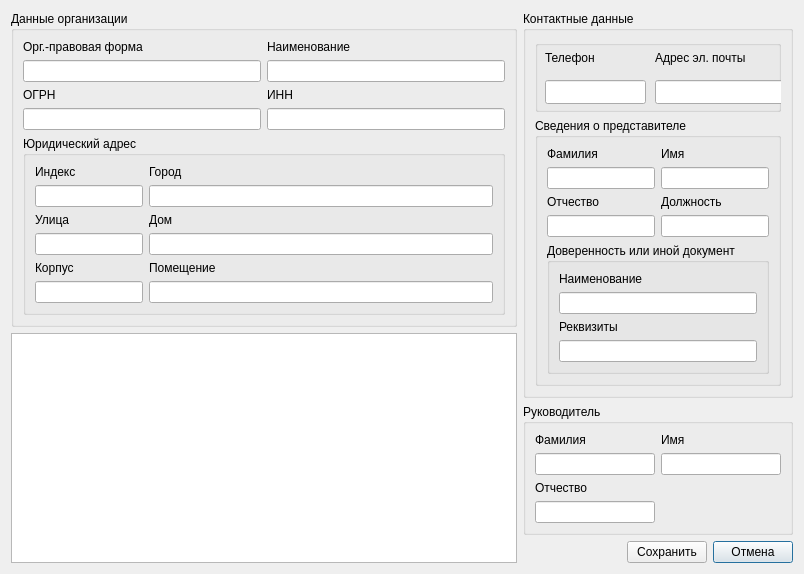
<?xml version="1.0" encoding="UTF-8"?>
<ui version="4.0">
 <class>yurClientView</class>
 <widget class="QDialog" name="yurClientView">
  <property name="geometry">
   <rect>
    <x>0</x>
    <y>0</y>
    <width>804</width>
    <height>574</height>
   </rect>
  </property>
  <property name="windowTitle">
   <string>Dialog</string>
  </property>
  <layout class="QGridLayout" name="gridLayout_5">
   <item row="0" column="0">
    <widget class="QGroupBox" name="groupBox">
     <property name="sizePolicy">
      <sizepolicy hsizetype="Preferred" vsizetype="Maximum">
       <horstretch>0</horstretch>
       <verstretch>0</verstretch>
      </sizepolicy>
     </property>
     <property name="title">
      <string>Данные организации</string>
     </property>
     <layout class="QGridLayout" name="gridLayout_3">
      <item row="0" column="1">
       <widget class="QLabel" name="label_3">
        <property name="text">
         <string>Наименование</string>
        </property>
       </widget>
      </item>
      <item row="3" column="1">
       <widget class="QLineEdit" name="lineInn"/>
      </item>
      <item row="2" column="1" alignment="Qt::AlignTop">
       <widget class="QLabel" name="label_5">
        <property name="text">
         <string>ИНН</string>
        </property>
       </widget>
      </item>
      <item row="4" column="0" colspan="2">
       <widget class="QGroupBox" name="groupBox_2">
        <property name="title">
         <string>Юридический адрес</string>
        </property>
        <layout class="QFormLayout" name="formLayout">
         <item row="0" column="0">
          <widget class="QLabel" name="label_6">
           <property name="text">
            <string>Индекс</string>
           </property>
          </widget>
         </item>
         <item row="0" column="1">
          <widget class="QLabel" name="label_7">
           <property name="text">
            <string>Город</string>
           </property>
          </widget>
         </item>
         <item row="1" column="0">
          <widget class="QLineEdit" name="lineInd"/>
         </item>
         <item row="1" column="1">
          <widget class="QLineEdit" name="lineCity"/>
         </item>
         <item row="2" column="0">
          <widget class="QLabel" name="label_8">
           <property name="text">
            <string>Улица</string>
           </property>
          </widget>
         </item>
         <item row="2" column="1">
          <widget class="QLabel" name="label_9">
           <property name="text">
            <string>Дом</string>
           </property>
          </widget>
         </item>
         <item row="3" column="0">
          <widget class="QLineEdit" name="lineStreet"/>
         </item>
         <item row="3" column="1">
          <widget class="QLineEdit" name="lineBld"/>
         </item>
         <item row="4" column="0">
          <widget class="QLabel" name="label_10">
           <property name="text">
            <string>Корпус</string>
           </property>
          </widget>
         </item>
         <item row="4" column="1">
          <widget class="QLabel" name="label_11">
           <property name="text">
            <string>Помещение</string>
           </property>
          </widget>
         </item>
         <item row="5" column="0">
          <widget class="QLineEdit" name="lineCorp"/>
         </item>
         <item row="5" column="1">
          <widget class="QLineEdit" name="lineRoom"/>
         </item>
        </layout>
       </widget>
      </item>
      <item row="1" column="1">
       <widget class="QLineEdit" name="lineCompany"/>
      </item>
      <item row="0" column="0">
       <widget class="QLabel" name="label_2">
        <property name="text">
         <string>Орг.-правовая форма</string>
        </property>
       </widget>
      </item>
      <item row="1" column="0">
       <widget class="QLineEdit" name="lineOpf"/>
      </item>
      <item row="2" column="0" alignment="Qt::AlignTop">
       <widget class="QLabel" name="label_4">
        <property name="text">
         <string>ОГРН</string>
        </property>
       </widget>
      </item>
      <item row="3" column="0" alignment="Qt::AlignTop">
       <widget class="QLineEdit" name="lineOgrn"/>
      </item>
     </layout>
    </widget>
   </item>
   <item row="1" column="0" rowspan="3">
    <widget class="QTextEdit" name="textNotes"/>
   </item>
   <item row="0" column="1" rowspan="2" colspan="4">
    <widget class="QGroupBox" name="groupBox_3">
     <property name="title">
      <string>Контактные данные</string>
     </property>
     <layout class="QGridLayout" name="gridLayout_2">
      <item row="0" column="0">
       <widget class="QGroupBox" name="groupBox_7">
        <property name="sizePolicy">
         <sizepolicy hsizetype="Expanding" vsizetype="Expanding">
          <horstretch>0</horstretch>
          <verstretch>0</verstretch>
         </sizepolicy>
        </property>
        <property name="title">
         <string/>
        </property>
        <widget class="QLabel" name="label_12">
         <property name="geometry">
          <rect>
           <x>10</x>
           <y>10</y>
           <width>81</width>
           <height>16</height>
          </rect>
         </property>
         <property name="text">
          <string>Телефон</string>
         </property>
        </widget>
        <widget class="QLabel" name="label_13">
         <property name="geometry">
          <rect>
           <x>120</x>
           <y>10</y>
           <width>141</width>
           <height>16</height>
          </rect>
         </property>
         <property name="text">
          <string>Адрес эл. почты</string>
         </property>
        </widget>
        <widget class="QLineEdit" name="lineTel">
         <property name="geometry">
          <rect>
           <x>10</x>
           <y>40</y>
           <width>101</width>
           <height>24</height>
          </rect>
         </property>
         <property name="sizePolicy">
          <sizepolicy hsizetype="Expanding" vsizetype="Expanding">
           <horstretch>0</horstretch>
           <verstretch>0</verstretch>
          </sizepolicy>
         </property>
        </widget>
        <widget class="QLineEdit" name="lineEmail">
         <property name="geometry">
          <rect>
           <x>120</x>
           <y>40</y>
           <width>151</width>
           <height>24</height>
          </rect>
         </property>
         <property name="sizePolicy">
          <sizepolicy hsizetype="Expanding" vsizetype="Minimum">
           <horstretch>0</horstretch>
           <verstretch>0</verstretch>
          </sizepolicy>
         </property>
        </widget>
       </widget>
      </item>
      <item row="1" column="0">
       <widget class="QGroupBox" name="groupBox_4">
        <property name="title">
         <string>Сведения о представителе</string>
        </property>
        <layout class="QGridLayout" name="gridLayout">
         <item row="3" column="0">
          <widget class="QLineEdit" name="lineMiddel"/>
         </item>
         <item row="4" column="0" colspan="2">
          <widget class="QGroupBox" name="groupBox_5">
           <property name="title">
            <string>Доверенность или иной документ</string>
           </property>
           <layout class="QVBoxLayout" name="verticalLayout_2">
            <item>
             <widget class="QLabel" name="label_18">
              <property name="text">
               <string>Наименование</string>
              </property>
             </widget>
            </item>
            <item>
             <widget class="QLineEdit" name="lineDoc"/>
            </item>
            <item>
             <widget class="QLabel" name="label_19">
              <property name="text">
               <string>Реквизиты</string>
              </property>
             </widget>
            </item>
            <item>
             <widget class="QLineEdit" name="lineReqs"/>
            </item>
           </layout>
          </widget>
         </item>
         <item row="1" column="1">
          <widget class="QLineEdit" name="lineNamedel">
           <property name="sizePolicy">
            <sizepolicy hsizetype="Fixed" vsizetype="Expanding">
             <horstretch>0</horstretch>
             <verstretch>0</verstretch>
            </sizepolicy>
           </property>
          </widget>
         </item>
         <item row="2" column="0">
          <widget class="QLabel" name="label_16">
           <property name="text">
            <string>Отчество</string>
           </property>
          </widget>
         </item>
         <item row="2" column="1">
          <widget class="QLabel" name="label_17">
           <property name="text">
            <string>Должность</string>
           </property>
          </widget>
         </item>
         <item row="0" column="0">
          <widget class="QLabel" name="label_14">
           <property name="text">
            <string>Фамилия</string>
           </property>
          </widget>
         </item>
         <item row="1" column="0">
          <widget class="QLineEdit" name="lineSurdel">
           <property name="sizePolicy">
            <sizepolicy hsizetype="Fixed" vsizetype="Expanding">
             <horstretch>0</horstretch>
             <verstretch>0</verstretch>
            </sizepolicy>
           </property>
          </widget>
         </item>
         <item row="0" column="1">
          <widget class="QLabel" name="label_15">
           <property name="text">
            <string>Имя</string>
           </property>
          </widget>
         </item>
         <item row="3" column="1">
          <widget class="QLineEdit" name="lineDel"/>
         </item>
        </layout>
       </widget>
      </item>
     </layout>
    </widget>
   </item>
   <item row="2" column="1" colspan="4">
    <widget class="QGroupBox" name="groupBox_6">
     <property name="title">
      <string>Руководитель</string>
     </property>
     <layout class="QGridLayout" name="gridLayout_4">
      <item row="0" column="0">
       <widget class="QLabel" name="label_20">
        <property name="text">
         <string>Фамилия</string>
        </property>
       </widget>
      </item>
      <item row="0" column="1">
       <widget class="QLabel" name="label_21">
        <property name="text">
         <string>Имя</string>
        </property>
       </widget>
      </item>
      <item row="1" column="0">
       <widget class="QLineEdit" name="lineBsur"/>
      </item>
      <item row="1" column="1">
       <widget class="QLineEdit" name="lineBname"/>
      </item>
      <item row="2" column="0">
       <widget class="QLabel" name="label_22">
        <property name="text">
         <string>Отчество</string>
        </property>
       </widget>
      </item>
      <item row="3" column="0">
       <widget class="QLineEdit" name="lineBmid"/>
      </item>
     </layout>
    </widget>
   </item>
   <item row="3" column="4" alignment="Qt::AlignRight">
    <widget class="QPushButton" name="buttonCancelYur">
     <property name="sizePolicy">
      <sizepolicy hsizetype="Fixed" vsizetype="Fixed">
       <horstretch>0</horstretch>
       <verstretch>0</verstretch>
      </sizepolicy>
     </property>
     <property name="text">
      <string>Отмена</string>
     </property>
    </widget>
   </item>
   <item row="3" column="3">
    <widget class="QPushButton" name="buttonSaveYur">
     <property name="sizePolicy">
      <sizepolicy hsizetype="Fixed" vsizetype="Fixed">
       <horstretch>0</horstretch>
       <verstretch>0</verstretch>
      </sizepolicy>
     </property>
     <property name="text">
      <string>Сохранить</string>
     </property>
    </widget>
   </item>
  </layout>
 </widget>
 <resources/>
 <connections/>
</ui>
